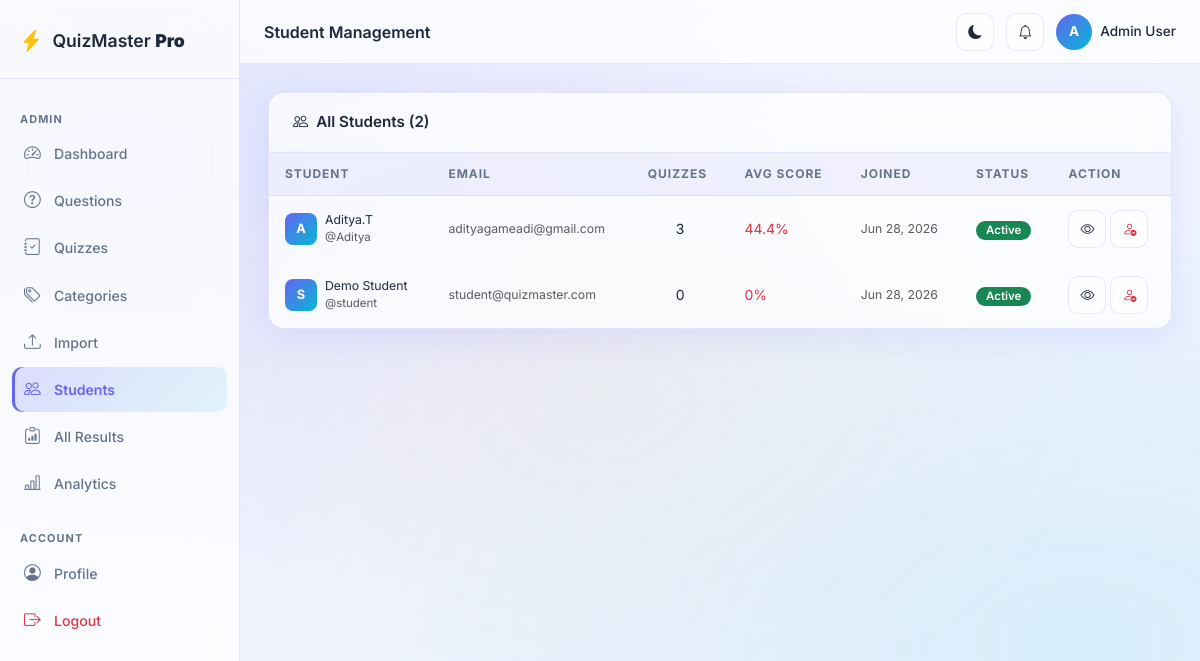
/admin/students (signed in), run on the app's committed database.
### app/models/user.py (models this page shows, shortened)
class User(UserMixin, db.Model):
    __tablename__ = 'users'
    id = db.Column(db.Integer, primary_key=True)
    username = db.Column(db.String(80), unique=True, nullable=False, index=True)
    email = db.Column(db.String(120), unique=True, nullable=False, index=True)
    password_hash = db.Column(db.String(255), nullable=False)
    role = db.Column(db.String(20), nullable=False, default='student')  # 'admin' or 'student'
    full_name = db.Column(db.String(150), nullable=True)
    avatar = db.Column(db.String(255), nullable=True)
    is_active = db.Column(db.Boolean, default=True)
    created_at = db.Column(db.DateTime, default=datetime.utcnow)
    last_login = db.Column(db.DateTime, nullable=True)
    results = db.relationship('Result', backref='student', lazy='dynamic', cascade='all, delete-orphan')
    student_answers = db.relationship('StudentAnswer', backref='student', lazy='dynamic', cascade='all, delete-orphan')
    @property
    def is_admin(self):
        return self.role == 'admin'
    def get_average_score(self):
        results = self.results.all()
        if not results:
            return 0
        return round(sum(r.percentage for r in results) / len(results), 1)
    def get_total_quizzes(self):
        return self.results.count()

### app/routes/admin.py (the view)
@admin_bp.route('/students')
@admin_required
def students():
    students = User.query.filter_by(role='student').order_by(User.created_at.desc()).all()
    return render_template('admin/students.html', students=students)

### app/context_processors.py (called while the page is built)
def inject_notifications():
    if current_user.is_authenticated:
        try:
            from app.services.notification_service import NotificationService
            count = NotificationService.unread_count(current_user.id)
            recent = NotificationService.get_unread(current_user.id, limit=5)
            return {
                'notif_count': count,
                'recent_notifs': recent,
            }
        except Exception:
            pass
    return {'notif_count': 0, 'recent_notifs': []}

def inject_globals():
    from datetime import datetime
    return {
        'app_name': 'QuizMaster Pro',
        'app_version': '1.0',
        'current_year': datetime.utcnow().year,
    }

### app/models/user.py (called while the page is built)
@login_manager.user_loader
def load_user(user_id):
    return User.query.get(int(user_id))

### app/routes/admin.py (called while the page is built)
def admin_required(f):
    @wraps(f)
    def decorated(*args, **kwargs):
        if not current_user.is_authenticated or not current_user.is_admin:
            flash('Admin access required.', 'danger')
            return redirect(url_for('auth.login'))
        return f(*args, **kwargs)
    return login_required(decorated)

### app/services/notification_service.py (called while the page is built)
    @staticmethod
    def get_unread(user_id: int, limit: int = 10):
        return (Notification.query
                .filter_by(user_id=user_id, is_read=False)
                .order_by(Notification.created_at.desc())
                .limit(limit).all())

    @staticmethod
    def unread_count(user_id: int) -> int:
        return Notification.query.filter_by(user_id=user_id, is_read=False).count()

### app/templates/admin/students.html (shortened to what this page needs)
{% extends "base.html" %}
{% block page_title %}Student Management{% endblock %}
{% block content %}
<div class="glass-card animate-in">
  <div class="card-header"><i class="bi bi-people me-2"></i>All Students ({{ students|length }})</div>
  <div class="card-body p-0">
    <table class="table-glass w-100">
      <thead><tr>
        <th>Student</th><th>Email</th><th>Quizzes</th><th>Avg Score</th><th>Joined</th><th>Status</th><th>Action</th>
      </tr></thead>
      <tbody>
        {% for s in students %}
        <tr>
          <td>
            <div class="d-flex align-items-center gap-2">
              <div class="user-avatar" style="width:32px;height:32px;border-radius:8px;font-size:0.8rem">
                {{ s.username[0].upper() }}
              </div>
              <div>
                <div class="fw-600 small">{{ s.full_name or s.username }}</div>
                <div class="text-muted" style="font-size:0.72rem">@{{ s.username }}</div>
              </div>
            </div>
          </td>
          <td class="text-muted small">{{ s.email }}</td>
          <td class="text-center">{{ s.get_total_quizzes() }}</td>
          <td>
            {% set avg = s.get_average_score() %}
            <span class="fw-600 {% if avg >= 70 %}text-success{% elif avg >= 50 %}text-warning{% else %}text-danger{% endif %}">
              {{ avg }}%
            </span>
          </td>
          <td class="text-muted small">{{ s.created_at.strftime('%b %d, %Y') }}</td>
          <td>
            <span class="badge {% if s.is_active %}bg-success{% else %}bg-danger{% endif %}">
              {{ 'Active' if s.is_active else 'Disabled' }}
            </span>
          </td>
            <td>
              <div class="d-flex gap-1">
                <a href="{{ url_for('admin.student_detail', student_id=s.id) }}" class="btn btn-icon" title="View Detail">
                  <i class="bi bi-eye"></i>
                </a>
                <form method="POST" action="{{ url_for('admin.toggle_student', student_id=s.id) }}">
                  <button type="submit" class="btn btn-icon" title="{{ 'Disable' if s.is_active else 'Activate' }}">
                    <i class="bi bi-person-{{ 'dash text-danger' if s.is_active else 'check text-success' }}"></i>
                  </button>
                </form>
              </div>
            </td>
        </tr>
        {% else %}
        <tr><td colspan="7" class="text-center text-muted py-5">No students registered yet.</td></tr>
        {% endfor %}
      </tbody>
    </table>
  </div>
</div>
{% endblock %}

### app/templates/base.html (shortened to what this page needs)
<!DOCTYPE html>
<html lang="en" data-theme="light">
<head>
  <link rel="stylesheet" href="https://cdnjs.cloudflare.com/ajax/libs/bootstrap/5.3.3/css/bootstrap.min.css"/>
  <link rel="stylesheet" href="https://cdnjs.cloudflare.com/ajax/libs/bootstrap-icons/1.11.3/font/bootstrap-icons.min.css"/>
  <link rel="stylesheet" href="{{ url_for('static', filename='css/main.css') }}"/>
  <link rel="stylesheet" href="{{ url_for('static', filename='css/password_strength.css') }}"/>
</head>
<body>
{% if current_user.is_authenticated %}
<div class="sidebar" id="sidebar">
  <div class="sidebar-brand">
    <i class="bi bi-lightning-charge-fill text-warning"></i>
    <span>QuizMaster <strong>Pro</strong></span>
  </div>
  <nav class="sidebar-nav">
    {% if current_user.is_admin %}
    <div class="nav-section-label">Admin</div>
    <a href="{{ url_for('admin.dashboard') }}" class="nav-link {% if request.endpoint == 'admin.dashboard' %}active{% endif %}"><i class="bi bi-speedometer2"></i><span>Dashboard</span></a>
    <a href="{{ url_for('admin.questions') }}" class="nav-link {% if 'question' in (request.endpoint or '') %}active{% endif %}"><i class="bi bi-question-circle"></i><span>Questions</span></a>
    <a href="{{ url_for('admin.quizzes') }}" class="nav-link {% if request.endpoint in ['admin.quizzes','admin.create_quiz'] %}active{% endif %}"><i class="bi bi-journal-check"></i><span>Quizzes</span></a>
    <a href="{{ url_for('admin.categories') }}" class="nav-link {% if 'categor' in (request.endpoint or '') %}active{% endif %}"><i class="bi bi-tags"></i><span>Categories</span></a>
    <a href="{{ url_for('admin.import_questions') }}" class="nav-link {% if 'import' in (request.endpoint or '') %}active{% endif %}"><i class="bi bi-upload"></i><span>Import</span></a>
    <a href="{{ url_for('admin.students') }}" class="nav-link {% if request.endpoint == 'admin.students' %}active{% endif %}"><i class="bi bi-people"></i><span>Students</span></a>
    <a href="{{ url_for('admin.all_results') }}" class="nav-link {% if request.endpoint in ['admin.all_results','admin.view_result'] %}active{% endif %}"><i class="bi bi-clipboard-data"></i><span>All Results</span></a>
    <a href="{{ url_for('admin.analytics') }}" class="nav-link {% if request.endpoint == 'admin.analytics' %}active{% endif %}"><i class="bi bi-bar-chart-line"></i><span>Analytics</span></a>
    {% endif %}
    <div class="nav-section-label mt-3">Account</div>
    <a href="{{ url_for('auth.profile') }}" class="nav-link {% if request.endpoint == 'auth.profile' %}active{% endif %}"><i class="bi bi-person-circle"></i><span>Profile</span></a>
    <a href="{{ url_for('auth.logout') }}" class="nav-link text-danger"><i class="bi bi-box-arrow-right"></i><span>Logout</span></a>
  </nav>
</div>
<div class="main-content" id="mainContent">
  <div class="topbar">
    <div class="topbar-title">{% block page_title %}{% endblock %}</div>
    <div class="topbar-right">
      <button class="btn btn-icon" id="darkModeToggle"><i class="bi bi-moon-fill" id="darkModeIcon"></i></button>
      <div class="position-relative" id="notifBellWrap">
        <button class="btn btn-icon" id="notifBell" title="Notifications">
          <i class="bi bi-bell"></i>
        </button>
      </div>
      <div class="user-badge">
        <div class="user-avatar">{{ current_user.full_name[0].upper() if current_user.full_name else current_user.username[0].upper() }}</div>
        <span class="d-none d-md-inline">{{ current_user.full_name or current_user.username }}</span>
      </div>
    </div>
  </div>
  <div class="page-content">
    {% block content %}{% endblock %}
  </div>
</div>
{% endif %}
</body>
</html>

### data on the page
User: full_name "A", full_name "Admin User"
User: username "A", full_name "Aditya.T", username "Aditya", email "adityagameadi@gmail.com", get_total_quizzes "3", avg "44.4", created_at "Jun 28, 2026", is_active "Active"
User: username "S", full_name "Demo Student", username "student", email "student@quizmaster.com", get_total_quizzes "0", avg "0", created_at "Jun 28, 2026", is_active "Active"

### other printed values
{{ students|length }} "2"
